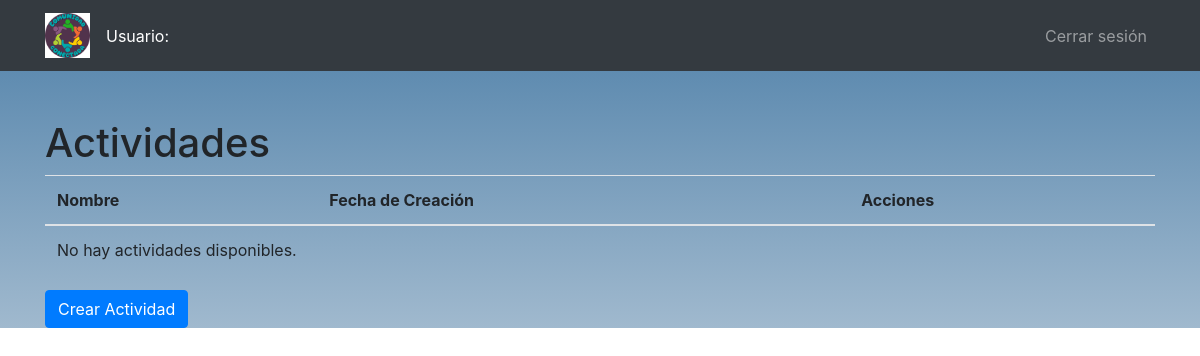
Before: /actividades/ (signed in) with the older database file.
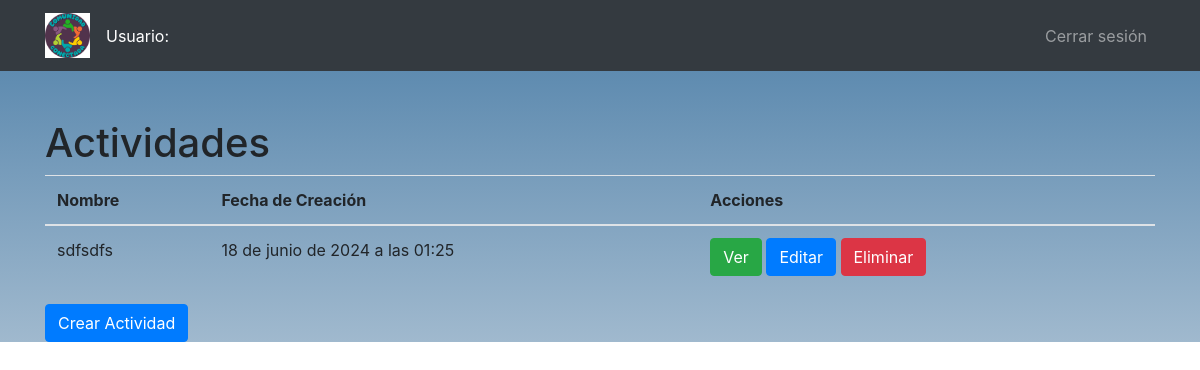
After: the same page with the newer database file.
### core/models.py (models this page shows, shortened)
class Actividad(models.Model):
    nombre = models.CharField(max_length=100)
    descripcion = models.TextField()
    fecha_creacion = models.DateTimeField(auto_now_add=True)
    cupos = models.PositiveIntegerField(default=0)
    disponible = models.BooleanField(default=True)

### core/views.py (the view)
@login_required
def actividades(request):
    actividades = Actividad.objects.all()
    form = ActividadForm()  # Se crea una instancia del formulario ActividadForm
    return render(request, 'actividades.html', {'actividades': actividades, 'form': form})  # Se pasa 'form' al contexto

### core/templates/actividades.html (shortened to what this page needs)
{% extends 'base.html' %}
{% block content %}
    <h1>Actividades</h1>
    <table class="table">
        <thead>
            <tr>
                <th>Nombre</th>
                <th>Fecha de Creación</th>
                <th>Acciones</th>
            </tr>
        </thead>
        <tbody>
            {% for actividad in actividades %}
                <tr>
                    <td>{{ actividad.nombre }}</td>
                    <td>{{ actividad.fecha_creacion }}</td>
                    <td>
                        <button type="button" class="btn btn-success" data-toggle="modal" data-target="#verActividadModal{{ actividad.id }}">Ver</button>
                        <button type="button" class="btn btn-primary" data-toggle="modal" data-target="#editarActividadModal{{ actividad.id }}">Editar</button>
                        <button type="button" class="btn btn-danger" data-toggle="modal" data-target="#eliminarActividadModal{{ actividad.id }}">Eliminar</button>
                    </td>
                </tr>
            {% empty %}
                <tr>
                    <td colspan="3">No hay actividades disponibles.</td>
                </tr>
            {% endfor %}
        </tbody>
    </table>
    <button type="button" class="btn btn-primary" data-toggle="modal" data-target="#crearActividadModal">
        Crear Actividad
    </button>
{% endblock content %}

Changed rows visible on the page:
added Actividad: nombre "sdfsdfs", fecha_creacion "18 de junio de 2024 a las 01:25"
Other visible differences:
text no longer shown: "No hay actividades disponibles."
